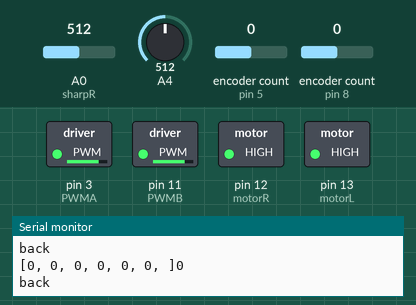
This sketch was run on a simulated Arduino Uno, built with avr-gcc and run on an emulated ATmega328P. Shown: switched loads named in the sketch (green lamp = pin HIGH), the last lines printed to the serial monitor. Inputs (shaded band) come from the test bench; at power-on: A0 (sharpR) = 512, encoder count (sensors on pin 5, pin 8) 0, A4 = 512.

Above: at 1.2 s.
1.3 s: A0 (sharpR) set to 484
At 2.5 s:
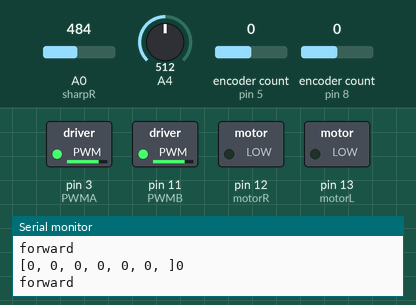
2.8 s: encoder count (sensor on pin 5) set to 1
At 4.0 s:
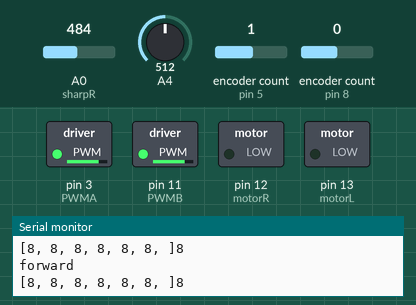
4.4 s: A0 (sharpR) set to 510
At 5.2 s:
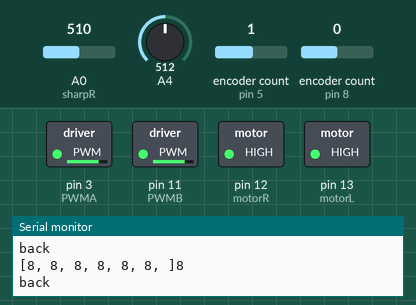
5.9 s: A0 (sharpR) set to 490
At 6.4 s:
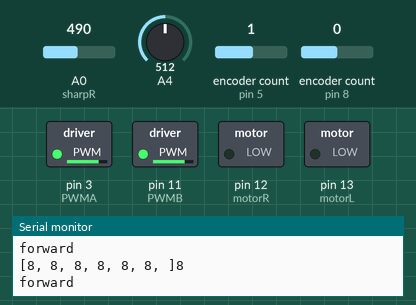
Timing chart, 0 to 8.4 s (numbered marks = the images above; inputs shaded):
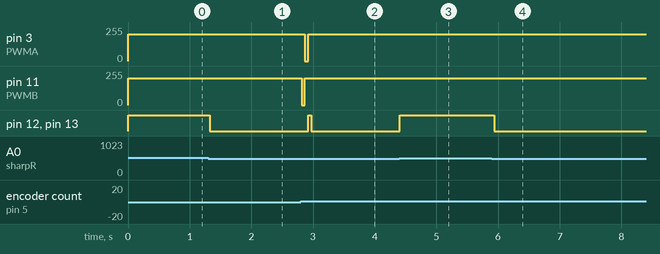

The sketch:

Roomba.ino
```cpp
#include <Encoder.h>
const byte PWMA = 3;  // PWM control (speed) for motor A
const byte PWMB = 11;
int motorR=12;
int motorL=13;
int maximumRange = 200; // Maximum range needed
int minimumRange = 0; // Minimum range needed
long duration, distance, newPos, oldPos; // Duration used to calculate distance
int sharpR=A0;
int sharpL=A1;
int sharpF=A2;
Encoder EncR(5, 6);
Encoder EncL(8, 9);
int moved=0;
int moves[] = {0,0,1};

void setup(){
  pinMode(PWMA, OUTPUT);
  pinMode(PWMB, OUTPUT);
  pinMode(motorR, OUTPUT);
  pinMode(motorL, OUTPUT);
  digitalWrite(PWMA, LOW);
  digitalWrite(PWMB, LOW);
  digitalWrite(motorR, LOW);
  digitalWrite(motorL, LOW);
  pinMode(sharpF, INPUT);
  pinMode(sharpR, INPUT);
  pinMode(sharpL, INPUT);
  Serial.begin(9600);
}

long oldPosL  = 0;
long oldPosR  = 0;

void loop(){
  if(analogRead(sharpF)>=500){
    Move(-200,-200);
    Serial.println("back");
  }
  else if(analogRead(sharpR)>=500){
    Move(200,0);
    Serial.println("turnR");
  }
  else if(analogRead(sharpL)>=500){
    Move(0,200);
    Serial.println("turnL");
  }
  else{
    Move(200,200);
    Serial.println("forward");
  }
  if (stuck()) {
    Move(0, -200);
    Serial.println("run");
  }
  /*oldPosR = Enc(EncR,oldPosR);
  oldPosL = Enc(EncL,oldPosL);*/
  delay(50);
  printer();
  add(Enc(EncR,oldPosR));
  int value = Enc(EncR,oldPosR);
  Serial.println(value);

}
/*int Enc(Encoder enc, int oldPos) {
  return enc.read();
}*/
void printer() {
  Serial.print("[");
  for (int i = 0; i < sizeof(moves); i++) {
    Serial.print(moves[i]);
    Serial.print(", ");
  }
  Serial.print("]");
}

void add(int j) {
  for (int i = 0; i < sizeof(moves)-1; i++) {
    moves[i] = moves[i+1];
  }
  moves[sizeof(moves)-1] = j;
}

boolean stuck() {
  for (int i = 1; i < sizeof(moves); i++) {
    if (moves[i] != moves[i-1]) {
      return false;
    }
  }
  return true;
}

int Enc(Encoder enc, int oldPos){
  int moved1=moved;
  long newPos = enc.read();
  moved=newPos-oldPos;
  oldPos = newPos;
  return moved+moved1;
}

void Move(int spR, int spL){
  if (spR<0){
    digitalWrite(motorR, HIGH);
  }
  else if (spR>0){
    digitalWrite(motorR,LOW);
  }
  if (spL<0){
    digitalWrite(motorL, HIGH);
  }
  else if(spL>0){
    digitalWrite(motorL, LOW);
  }
  analogWrite(PWMA,abs(spR));
  analogWrite(PWMB,abs(spL));
}
/*int sensor(int trigPin, int echoPin){
 digitalWrite(trigPin, LOW);
 delayMicroseconds(2);

 digitalWrite(trigPin, HIGH);
 delayMicroseconds(10);

 digitalWrite(trigPin, LOW);
 duration = pulseIn(echoPin, HIGH);

 //Calculate the distance (in cm) based on the speed of sound.
 distance = abs(duration/58.2);
 if (abs(distance) >= maximumRange || abs(distance) <= minimumRange){
 Send a negative number to computer and Turn LED ON
 to indicate "out of range"
 //Serial.println("-1");
 }
 else {
 Send the distance to the computer using Serial protocol, and
 turn LED OFF to indicate successful reading.
 return distance;
 }
 }*/
```

Measured:
- the behaviour switches between 500 and 499 on A0 (sharpR) (found by bisection; images 0 and 1)
- after the input at 1.3 s, pin 12 (motorR), pin 13 (motorL): HIGH → LOW at once
- after the input at 2.8 s, pin 3 (PWMA): 200/255 → 0/255 after 0.07 s, → 200/255 0.05 s later; pin 11 (PWMB): 200/255 → 0/255 at once, → 200/255 0.05 s later; pin 12 (motorR), pin 13 (motorL): LOW → HIGH after 0.12 s, → LOW 0.05 s later
- after the input at 4.4 s, pin 12 (motorR), pin 13 (motorL): LOW → HIGH at once
- after the input at 5.9 s, pin 12 (motorR), pin 13 (motorL): HIGH → LOW at once
